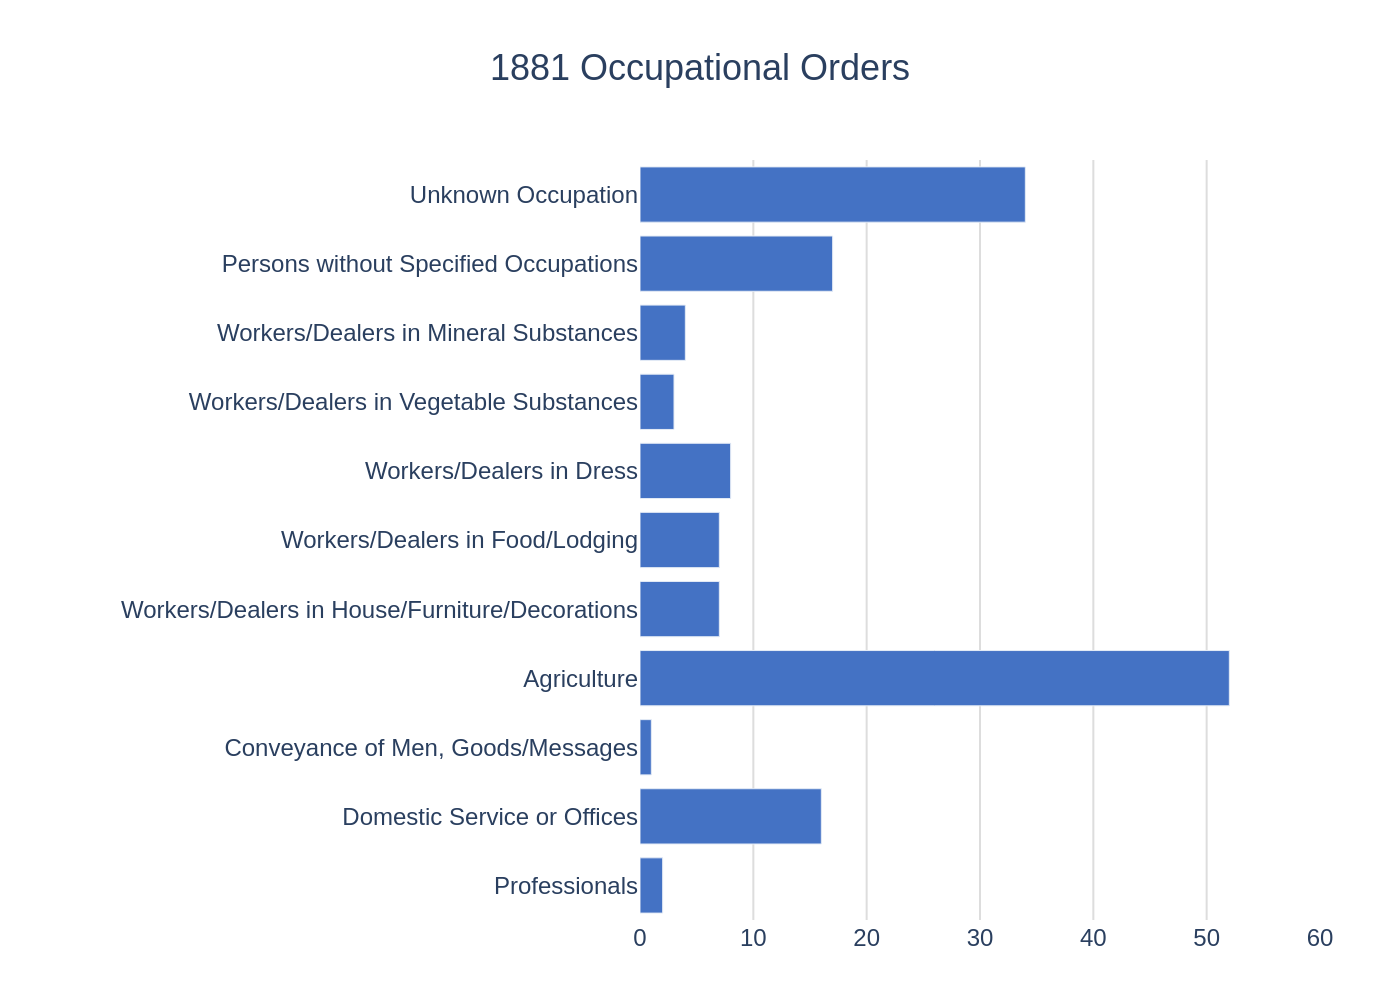

Reproduce this figure in Python.
import sys
import json
import os
import plotly.graph_objects as go

if len(sys.argv) != 2:
    print("Usage: python <script_name>.py <json_file_path>")
    sys.exit(1)

json_file_path = sys.argv[1]

with open(json_file_path, 'r', encoding='utf-8') as f:
    config = json.load(f)

chart_data = config['chart_data']
texts = config['texts']
colors = config['colors']

categories = [item['category'] for item in chart_data]
values = [item['value'] for item in chart_data]

fig = go.Figure()

fig.add_trace(go.Bar(
    y=categories,
    x=values,
    orientation='h',
    marker=dict(color=colors[0])
))

fig.update_layout(
    title=dict(
        text=texts.get('title'),
        x=0.5,
        font=dict(size=18)
    ),
    xaxis=dict(
        title_text=texts.get('x_axis_title'),
        showgrid=True,
        gridcolor='#dddddd',
        zeroline=False,
        range=[0, 60],
        tickmode='linear',
        tick0=0,
        dtick=10
    ),
    yaxis=dict(
        title_text=texts.get('y_axis_title'),
        autorange='reversed',
        showgrid=False
    ),
    font=dict(family="Arial"),
    plot_bgcolor='white',
    paper_bgcolor='white',
    showlegend=False,
    margin=dict(l=320, r=40, t=80, b=40)
)

base_filename = os.path.splitext(os.path.basename(json_file_path))[0]
output_filename = f"{base_filename}.png"

fig.write_image(output_filename, scale=2)

print(f"Chart saved to {output_filename}")
